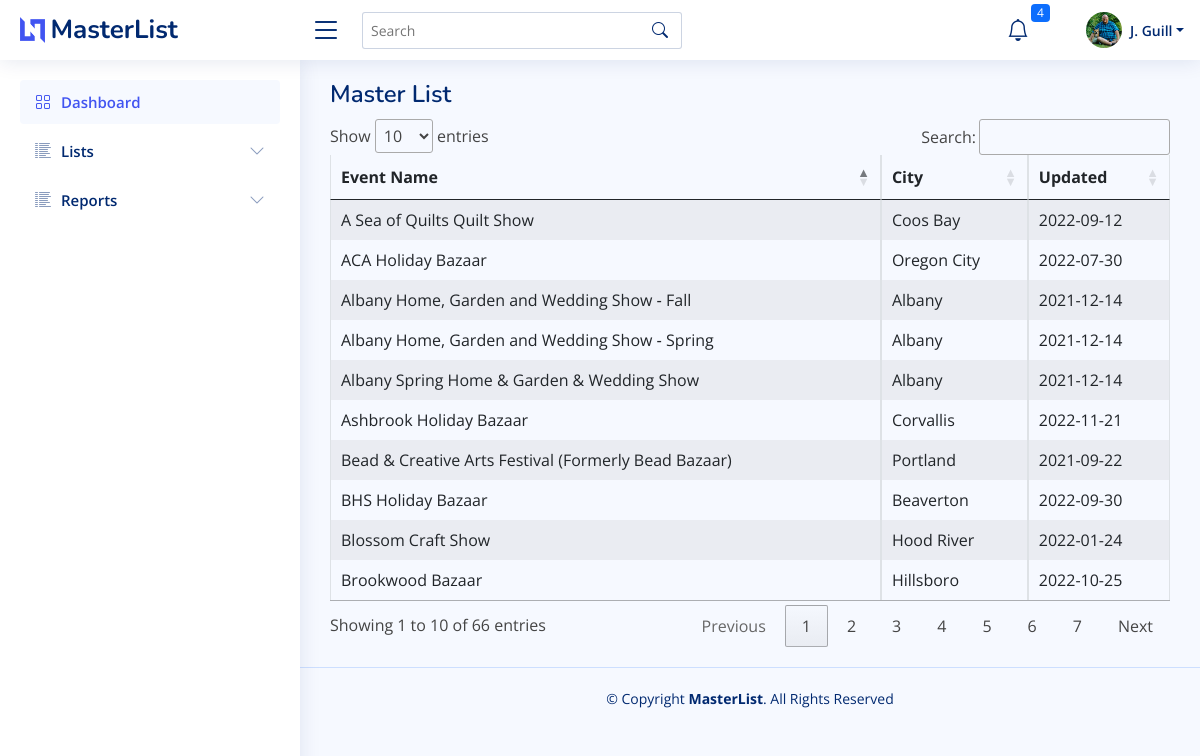
/masterlist/list/bazaar (signed in), run on an earlier commit of the app's database.
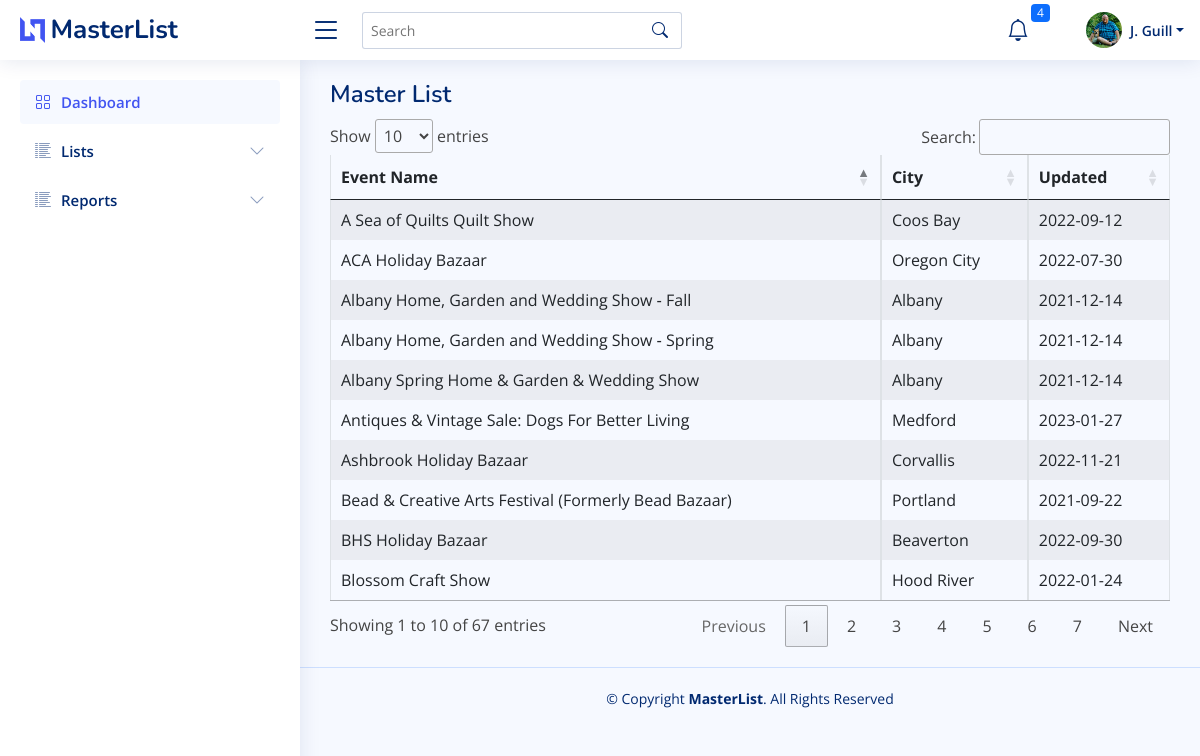
And on a later commit of the database.
### bazaar/models.py (models this page shows)
class MasterList(db.Model):
    id = db.Column(db.Integer, primary_key=True)
    event_name = db.Column(db.String(150))
    january = db.Column(db.Boolean, default=False)
    february = db.Column(db.Boolean, default=False)
    march = db.Column(db.Boolean, default=False)
    april = db.Column(db.Boolean, default=False)
    may = db.Column(db.Boolean, default=False)
    june = db.Column(db.Boolean, default=False)
    july = db.Column(db.Boolean, default=False)
    august = db.Column(db.Boolean, default=False)
    september = db.Column(db.Boolean, default=False)
    october = db.Column(db.Boolean, default=False)
    november = db.Column(db.Boolean, default=False)
    december = db.Column(db.Boolean, default=False)
    first = db.Column(db.Boolean, default=True)
    second = db.Column(db.Boolean, default=True)
    third = db.Column(db.Boolean, default=True)
    fourth = db.Column(db.Boolean, default=True)
    last = db.Column(db.Boolean, default=True)
    friday = db.Column(db.Boolean, default=False)
    saturday = db.Column(db.Boolean, default=False)
    sunday = db.Column(db.Boolean, default=False)
    monday = db.Column(db.Boolean, default=False)
    tuesday = db.Column(db.Boolean, default=False)
    wednesday = db.Column(db.Boolean, default=False)
    thursday = db.Column(db.Boolean, default=False)
    updated = db.Column(db.Date)
    imagesrc = db.Column(db.Text)
    attendance = db.Column(db.Integer)
    exibitors = db.Column(db.Integer)
    website = db.Column(db.Text)
    dates_text = db.Column(db.Text)
    type_bazaar = db.Column(db.Boolean, default=False)
    type_holiday = db.Column(db.Boolean, default=False)
    type_art = db.Column(db.Boolean, default=False)
    type_festival = db.Column(db.Boolean, default=False)
    type_flea = db.Column(db.Boolean, default=False)
    type_health = db.Column(db.Boolean, default=False)
    type_market = db.Column(db.Boolean, default=False)
    date_created = db.Column(db.DateTime(timezone=True), server_default=func.now())
    date_updated = db.Column(db.DateTime(timezone=True), onupdate=func.now())
    venuefk = db.Column(db.Integer, db.ForeignKey('venue.id'))
    promoterfk = db.Column(db.Integer, db.ForeignKey('promoter.id'))
    venue = db.relationship("Venue", backref=backref("venue", uselist=False))
    promoter = db.relationship("Promoter", backref=backref("promoter", uselist=False))
    notes = db.relationship("Notes", backref=backref("notes", uselist=False))

class Venue(db.Model):
    id = db.Column(db.Integer, primary_key=True)
    name = db.Column(db.String(255))
    address = db.Column(db.String(255))
    city = db.Column(db.String(100))
    state = db.Column(db.String(50))
    zipcode = db.Column(db.String(20))
    phone = db.Column(db.String(20))
    website = db.Column(db.String(255))
    date_created = db.Column(db.DateTime(timezone=True), server_default=func.now())
    date_updated = db.Column(db.DateTime(timezone=True), onupdate=func.now())
    venue_event = db.relationship("MasterList", backref=backref("masterlist_home", uselist=False))

### bazaar/templates/masterlist/masterlist.py (the view)
@ml.route("/list/<type>")
@login_required
def masterlist_home(type):
    types = get_types_masterlist()
    match type:
        case "bazaar":
            records = db.session.query(MasterList).filter(MasterList.type_bazaar == True).all()
        case "art":
            records = db.session.query(MasterList).filter(MasterList.type_art == True).all()
        case "holiday":
            records = db.session.query(MasterList).filter(MasterList.type_holiday == True).all()
        case "festival":
            records = db.session.query(MasterList).filter(MasterList.type_festival == True).all()
        case "flea":
            records = db.session.query(MasterList).filter(MasterList.type_flea == True).all()
        case "health":
            records = db.session.query(MasterList).filter(MasterList.type_health == True).all()
        case "market":
            records = db.session.query(MasterList).filter(MasterList.type_market == True).all()
        case _:
            records = db.session.query(MasterList).all()
    contents = {"user": User, "records": records, "types": types}
    return render_template("masterlist/masterlist.html", **contents)

### bazaar/models.py (called while the page is built)
    def fullname(self):
        return self.firstname + " " + self.lastname

### bazaar/templates/masterlist/masterlist.py (called while the page is built)
def get_types_masterlist(tbl=MasterList):
    from sqlalchemy import inspect
    inst = inspect(tbl)
    attr_names = [c_attr.key for c_attr in inst.mapper.column_attrs]
    typelist = []
    for name in attr_names:
        if "type" in name:
            typelist.append(name.replace("type_", ""))
    return typelist

### bazaar/templates/masterlist/masterlist.html (shortened to what this page needs)
{% extends "base/base.html" %}
{% block page_title %}
    Master List
{% endblock page_title %}
{% block stylesheets %}
    <link rel="stylesheet" type="text/css" href="https://cdn.datatables.net/1.10.13/css/dataTables.bootstrap.min.css">
{% endblock stylesheets %}
{% block main_content %}
    <table class="table table-hover table-striped table-bordered" id="bazaar_master" name="bazaar_master">
        <thead>
        <tr>
            <th>Event Name</th>
            <th>City</th>
            <th>Updated</th>
        </tr>
        </thead>
        <tbody>
        {% for rec in records %}
            <tr onclick="location.href='{{ url_for('masterlist.details', id=rec.id) }}'">
                <td>{{ rec.event_name }}</td>
                <td>{{ rec.venue.city }}</td>
                <td>{{ rec.updated }}</td>
            </tr>
        {% endfor %}
        </tbody>
    </table>
{% endblock main_content %}

What changed in the data, as far as the page shows it:
no longer on this page (row unchanged): MasterList: event_name "Brookwood Bazaar", venue.city "Hillsboro", updated "2022-10-25"
now on this page (row edited): MasterList: event_name "Antiques & Vintage Sale: Dogs For Better Living", venue.city "Medford", updated "2023-01-27"
Also different on the page:
text written by a page script: "Show entries Search: Showing 1 to 10 of 66 entries Previous 1 2 3 4 5 6 7 Next" → "Show entries Search: Showing 1 to 10 of 67 entries Previous 1 2 3 4 5 6 7 Next"
